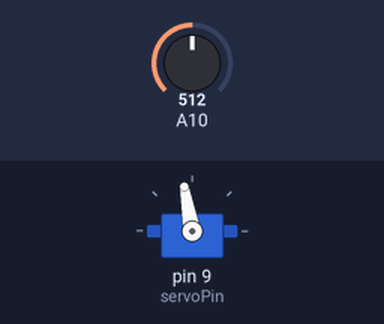
This sketch was run on a simulated Arduino Mega 2560, built with avr-gcc and run on an emulated ATmega2560. Parts: servo. The inputs (shaded band) are chosen by the test bench; at power-on: A10 = 512.

Above: at 1.2 s.
1.3 s: A10 set to 213
2.8 s: A10 set to 187
At 3.7 s:
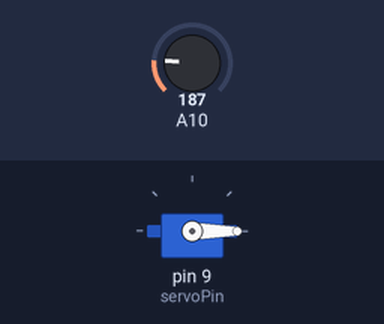
4.3 s: A10 set to 210
At 4.9 s:
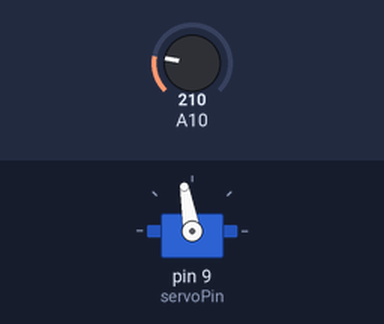
5.9 s: A10 set to 190
At 7.4 s:
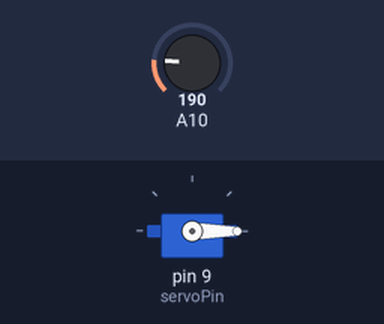
Timing chart, 0 to 8.5 s (numbered marks = the images above; inputs shaded):
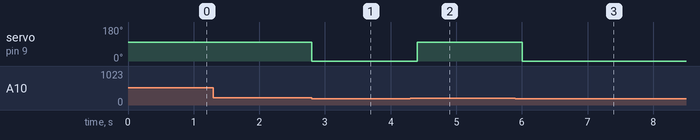

The sketch:

sensore_luce_motore_soglia.ino
```cpp
#include <Servo.h>
Servo ro;
int lightsensorvalue=0;
int lightSensorValue = A10;
int servoPin = 9;

void setup() {
  Serial.begin(9600);
  ro.attach (servoPin);
}

void loop() {
  lightSensorValue=analogRead (A10);

if (lightSensorValue>200){
  ro.write (100);
}
else
{
  ro.write(0);
}
delay (200);
}
```

Measured:
- the behaviour switches between 201 and 200 on A10 (found by bisection; images 0 and 1)
- after the input at 1.3 s, every drawn part: stays the same
- after the input at 2.8 s, servo on pin 9 (servoPin): 100° → 0° at once
- after the input at 4.3 s, servo on pin 9 (servoPin): 0° → 100° after 0.10 s
- after the input at 5.9 s, servo on pin 9 (servoPin): 100° → 0° after 0.11 s
